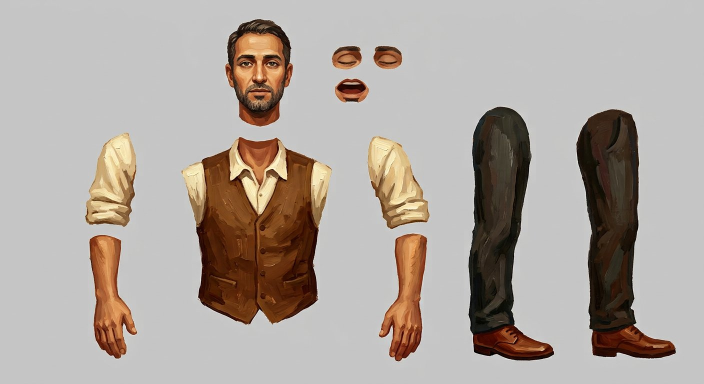
#> input picture chile33/assets/raw/ar_parts.jpg, 1408 x 768 px, given in place of m_parts.jpg, which was not available (shown at 1/2 size)
$ python prepare_hook.py
#> lines starting #> are read from the running program, lines starting #| are printed output that depends on the picture; after the words box and inside, x2 and y2 are one past the last pixel; in counts of white or black regions, pixels touching at a corner belong together; pictures that were not available may be replaced by others from this repository, and a replacement may not be noted
"""Hook project: cut parts sheets (m = miner, w = woman) into RGBA layers, sprites (rocks, food), and split plates into depth layers."""
import cv2, json, numpy as np
from scipy import ndimage as ndi
SEEDS = {'head': (515, 150), 'lid_l': (690, 115), 'lid_r': (775, 115), 'mouth': (703, 182), 'torso': (515, 450), 'arm_l': (220, 345), 'arm_r': (800, 355),
         'fore_l': (215, 600), 'fore_r': (810, 600), 'leg_l': (1000, 450), 'leg_r': (1210, 450)}


def bgcol(im):
    b = np.concatenate([im[:12].reshape(-1, 3), im[-12:].reshape(-1, 3), im[:, :12].reshape(-1, 3), im[:, -12:].reshape(-1, 3)])
    return np.median(b, axis=0).astype(np.float32)


def matte(im, bg, thr=22):
    d = np.linalg.norm(im.astype(np.float32) - bg, axis=2)
    d = cv2.GaussianBlur(d, (0, 0), 0.8)
    m = ndi.binary_fill_holes(ndi.binary_closing(d > thr, iterations=2)); m = ndi.binary_opening(m, iterations=1)
    return d, m


def cut(im, bg, d, mk, pad=2):
    inner = ndi.binary_erosion(mk, iterations=3)
    edge = np.clip((d - 12) / 24, 0, 1) * ndi.binary_dilation(mk, iterations=2)
    a = np.where(inner, 1.0, np.minimum(edge, cv2.GaussianBlur(ndi.binary_dilation(mk, iterations=1).astype(np.float32), (0, 0), 1.0)))
    a = a.astype(np.float32)
    col = np.clip((im.astype(np.float32) - (1 - a[..., None]) * bg) / np.maximum(a[..., None], 0.08), 0, 255)
    ys, xs = np.where(mk); y0, y1, x0, x1 = ys.min() - pad, ys.max() + pad + 1, xs.min() - pad, xs.max() + pad + 1
    out = np.dstack([col, a * 255]).astype(np.uint8)[y0:y1, x0:x1]
    return out, (int(x0), int(y0))


offs = {}
for ch in ('m', 'w', 'u', 's', 'g', 'j'):
    im = cv2.imread(f'assets/raw/{ch}_parts.jpg'); bg = bgcol(im); d, m = matte(im, bg); lab, n = ndi.label(m)
#> further down, im is the input picture: shape (768, 1408, 3); mean B, G, R 159.2, 166, 175
#> after `bg = bgcol(im)`: bg = [197, 197, 197]
#> in matte, `d = np.linalg.norm(im.astype(np.float32) - bg, axis=2)`:
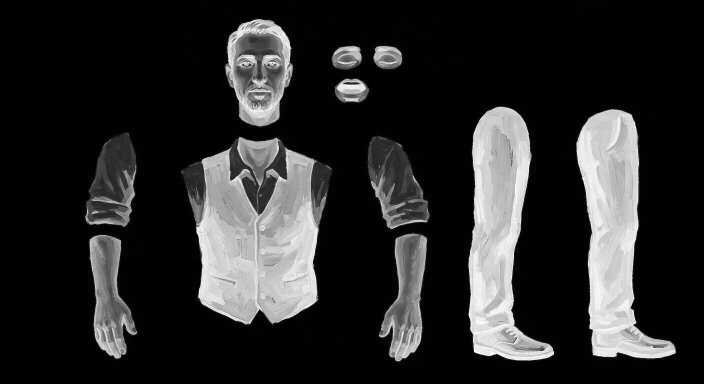
#> d: shape (768, 1408) float32 (shown at 1/2 size); min 0, max 341.2, mean 57.2; drawn with min black and max white
#> in matte, `m = ndi.binary_fill_holes(ndi.binary_closing(d > thr, iterations=2))`:
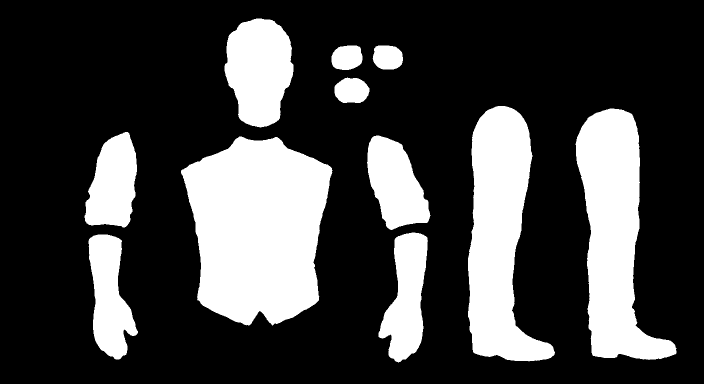
#> m: shape (768, 1408) bool (shown at 1/2 size); 26% white; 11 white regions, largest, box (x1, y1, x2, y2) and area: (362, 273, 665, 651) 84936, (1151, 217, 1353, 720) 53164, (936, 212, 1110, 723) 51889
#> in matte, `m = ndi.binary_opening(m, iterations=1)`: m: shape (768, 1408) bool; 26% white; 11 white regions, largest, box (x1, y1, x2, y2) and area: (362, 273, 665, 651) 84934, (1151, 217, 1353, 720) 53162, (936, 212, 1110, 723) 51888
#> after `lab, n = ndi.label(m)`:
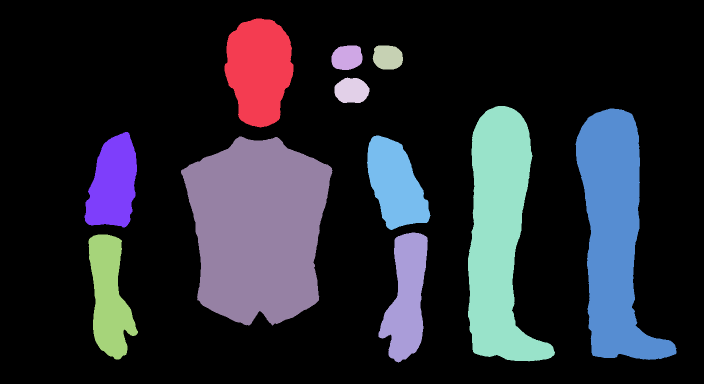
#> lab: shape (768, 1408) int32 (shown at 1/2 size); 12 distinct labels, from 0 to 11; one colour per label, 0 black
#> after `lab, n = ndi.label(m)`: n = 11
    offs[ch] = {}
    for k, (sx, sy) in SEEDS.items():
        win = lab[sy - 12:sy + 12, sx - 12:sx + 12]; ids = [i for i in np.unique(win) if i]
        if not ids: print('NO COMPONENT', ch, k); continue
        i = max(ids, key=lambda i: (win == i).sum()); out, off = cut(im, bg, d, lab == i)
        cv2.imwrite(f'assets/layers/{ch}_{k}.png', out); offs[ch][k] = off
#> this loop made 11 passes
#> (ids, i, y0 in cut, y1 in cut, x0 in cut, x1 in cut, off) on passes 1 to 11: ([1], 1, 35, 257, 447, 589, (447, 35)), ([2], 2, 89, 142, 661, 727, (661, 89)), ([3], 3, 89, 141, 743, 808, (743, 89)), ([4], 4, 153, 208, 667, 741, (667, 153)), ([9], 9, 271, 653, 360, 667, (360, 271)), ([7], 7, 262, 457, 167, 276, (167, 262)), ([8], 8, 269, 462, 732, 863, (732, 269)), ([11], 11, 467, 721, 175, 278, (175, 467)), ([10], 10, 463, 727, 755, 858, (755, 463)), ([5], 5, 210, 725, 934, 1112, (934, 210)), ([6], 6, 215, 722, 1149, 1355, (1149, 215))
#> pass 1, in cut, `inner = ndi.binary_erosion(mk, iterations=3)`:
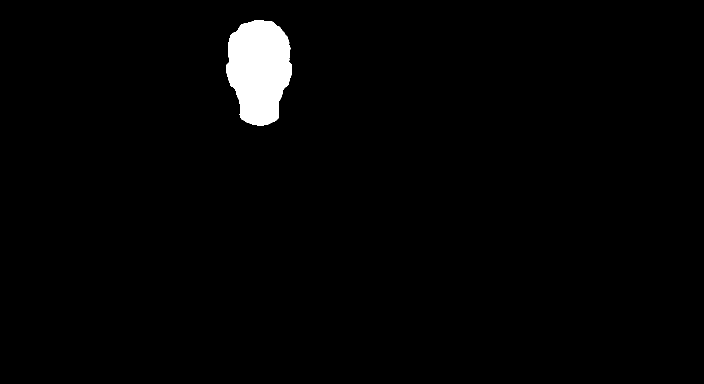
#> inner: shape (768, 1408) bool (shown at 1/2 size); 1.9% white; 1 white region, box (x1, y1, x2, y2) and area: (452, 40, 584, 252) 21064
#> after the loop: win: shape (24, 24) int32; every value is 6
#> after the loop, offs = 1 item
    print(ch, offs[ch])
#> (printed output is left out)
#> (the run stopped early here; a loop or call above may not have finished)
